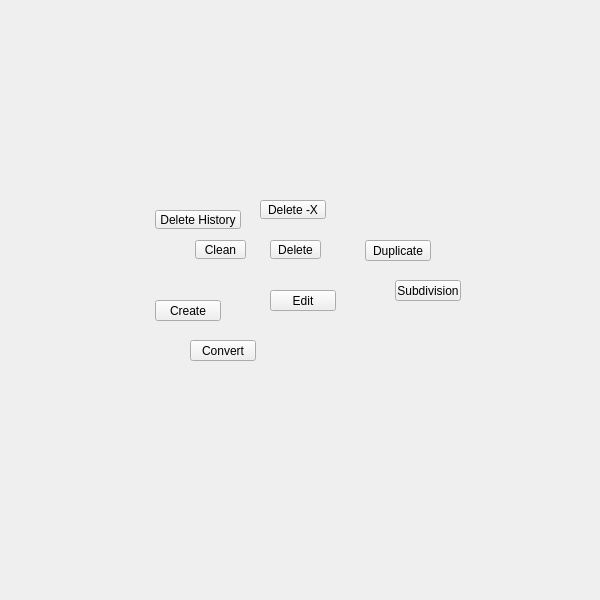
<?xml version="1.0" encoding="UTF-8"?>
<ui version="4.0">
 <class>QtUi</class>
 <widget class="QMainWindow" name="QtUi">
  <property name="enabled">
   <bool>true</bool>
  </property>
  <property name="geometry">
   <rect>
    <x>0</x>
    <y>0</y>
    <width>600</width>
    <height>600</height>
   </rect>
  </property>
  <property name="sizePolicy">
   <sizepolicy hsizetype="Ignored" vsizetype="Ignored">
    <horstretch>0</horstretch>
    <verstretch>0</verstretch>
   </sizepolicy>
  </property>
  <property name="minimumSize">
   <size>
    <width>0</width>
    <height>0</height>
   </size>
  </property>
  <property name="maximumSize">
   <size>
    <width>600</width>
    <height>600</height>
   </size>
  </property>
  <property name="cursor">
   <cursorShape>ArrowCursor</cursorShape>
  </property>
  <property name="windowTitle">
   <string>Toolkit</string>
  </property>
  <property name="whatsThis">
   <string>main</string>
  </property>
  <property name="toolButtonStyle">
   <enum>Qt::ToolButtonIconOnly</enum>
  </property>
  <property name="tabShape">
   <enum>QTabWidget::Triangular</enum>
  </property>
  <property name="dockNestingEnabled">
   <bool>true</bool>
  </property>
  <property name="dockOptions">
   <set>QMainWindow::AllowNestedDocks|QMainWindow::AllowTabbedDocks|QMainWindow::AnimatedDocks|QMainWindow::ForceTabbedDocks</set>
  </property>
  <widget class="QWidget" name="mainWindow">
   <property name="sizePolicy">
    <sizepolicy hsizetype="Ignored" vsizetype="Ignored">
     <horstretch>0</horstretch>
     <verstretch>0</verstretch>
    </sizepolicy>
   </property>
   <widget class="QPushButton" name="i025">
    <property name="geometry">
     <rect>
      <x>365</x>
      <y>240</y>
      <width>66</width>
      <height>21</height>
     </rect>
    </property>
    <property name="minimumSize">
     <size>
      <width>0</width>
      <height>21</height>
     </size>
    </property>
    <property name="maximumSize">
     <size>
      <width>16777215</width>
      <height>21</height>
     </size>
    </property>
    <property name="whatsThis">
     <string>duplicate</string>
    </property>
    <property name="text">
     <string>Duplicate</string>
    </property>
   </widget>
   <widget class="QPushButton" name="i004">
    <property name="geometry">
     <rect>
      <x>395</x>
      <y>280</y>
      <width>66</width>
      <height>21</height>
     </rect>
    </property>
    <property name="minimumSize">
     <size>
      <width>0</width>
      <height>21</height>
     </size>
    </property>
    <property name="maximumSize">
     <size>
      <width>16777215</width>
      <height>21</height>
     </size>
    </property>
    <property name="whatsThis">
     <string>subdivision</string>
    </property>
    <property name="text">
     <string>Subdivision</string>
    </property>
   </widget>
   <widget class="QPushButton" name="i006">
    <property name="geometry">
     <rect>
      <x>155</x>
      <y>300</y>
      <width>66</width>
      <height>21</height>
     </rect>
    </property>
    <property name="minimumSize">
     <size>
      <width>0</width>
      <height>21</height>
     </size>
    </property>
    <property name="maximumSize">
     <size>
      <width>16777215</width>
      <height>21</height>
     </size>
    </property>
    <property name="whatsThis">
     <string>create</string>
    </property>
    <property name="text">
     <string>Create</string>
    </property>
   </widget>
   <widget class="QPushButton" name="i002">
    <property name="geometry">
     <rect>
      <x>190</x>
      <y>340</y>
      <width>66</width>
      <height>21</height>
     </rect>
    </property>
    <property name="minimumSize">
     <size>
      <width>0</width>
      <height>21</height>
     </size>
    </property>
    <property name="maximumSize">
     <size>
      <width>66</width>
      <height>21</height>
     </size>
    </property>
    <property name="whatsThis">
     <string>convert</string>
    </property>
    <property name="text">
     <string>Convert</string>
    </property>
   </widget>
   <widget class="QPushButton" name="i007">
    <property name="geometry">
     <rect>
      <x>270</x>
      <y>290</y>
      <width>66</width>
      <height>21</height>
     </rect>
    </property>
    <property name="minimumSize">
     <size>
      <width>0</width>
      <height>21</height>
     </size>
    </property>
    <property name="maximumSize">
     <size>
      <width>16777215</width>
      <height>21</height>
     </size>
    </property>
    <property name="whatsThis">
     <string>edit</string>
    </property>
    <property name="text">
     <string>Edit</string>
    </property>
   </widget>
   <widget class="TkToolButton" name="tb001">
    <property name="geometry">
     <rect>
      <x>155</x>
      <y>210</y>
      <width>86</width>
      <height>19</height>
     </rect>
    </property>
    <property name="maximumSize">
     <size>
      <width>111</width>
      <height>19</height>
     </size>
    </property>
    <property name="toolTip">
     <string>Delete construction history</string>
    </property>
    <property name="text">
     <string>Delete History</string>
    </property>
    <property name="iconSize">
     <size>
      <width>18</width>
      <height>18</height>
     </size>
    </property>
   </widget>
   <widget class="TkToolButton" name="tb000">
    <property name="geometry">
     <rect>
      <x>195</x>
      <y>240</y>
      <width>51</width>
      <height>19</height>
     </rect>
    </property>
    <property name="maximumSize">
     <size>
      <width>111</width>
      <height>19</height>
     </size>
    </property>
    <property name="toolTip">
     <string>Mesh Cleanup: find topological errors.</string>
    </property>
    <property name="text">
     <string>Clean</string>
    </property>
    <property name="iconSize">
     <size>
      <width>18</width>
      <height>18</height>
     </size>
    </property>
   </widget>
   <widget class="TkToolButton" name="tb002">
    <property name="geometry">
     <rect>
      <x>270</x>
      <y>240</y>
      <width>51</width>
      <height>19</height>
     </rect>
    </property>
    <property name="maximumSize">
     <size>
      <width>111</width>
      <height>19</height>
     </size>
    </property>
    <property name="toolTip">
     <string>Delete Component or if object selected, along axis</string>
    </property>
    <property name="layoutDirection">
     <enum>Qt::LeftToRight</enum>
    </property>
    <property name="text">
     <string>Delete</string>
    </property>
    <property name="iconSize">
     <size>
      <width>18</width>
      <height>18</height>
     </size>
    </property>
   </widget>
   <widget class="TkToolButton" name="tb003">
    <property name="geometry">
     <rect>
      <x>260</x>
      <y>200</y>
      <width>66</width>
      <height>19</height>
     </rect>
    </property>
    <property name="minimumSize">
     <size>
      <width>0</width>
      <height>19</height>
     </size>
    </property>
    <property name="maximumSize">
     <size>
      <width>111</width>
      <height>19</height>
     </size>
    </property>
    <property name="toolTip">
     <string>Delete Component or if object selected, along axis</string>
    </property>
    <property name="layoutDirection">
     <enum>Qt::LeftToRight</enum>
    </property>
    <property name="text">
     <string>Delete -X</string>
    </property>
    <property name="iconSize">
     <size>
      <width>18</width>
      <height>18</height>
     </size>
    </property>
   </widget>
  </widget>
 </widget>
 <customwidgets>
  <customwidget>
   <class>TkToolButton</class>
   <extends>QToolButton</extends>
   <header>widgets.tktoolbutton.h</header>
  </customwidget>
 </customwidgets>
 <resources/>
 <connections/>
 <designerdata>
  <property name="gridDeltaX">
   <number>5</number>
  </property>
  <property name="gridDeltaY">
   <number>10</number>
  </property>
  <property name="gridSnapX">
   <bool>true</bool>
  </property>
  <property name="gridSnapY">
   <bool>true</bool>
  </property>
  <property name="gridVisible">
   <bool>true</bool>
  </property>
 </designerdata>
</ui>
